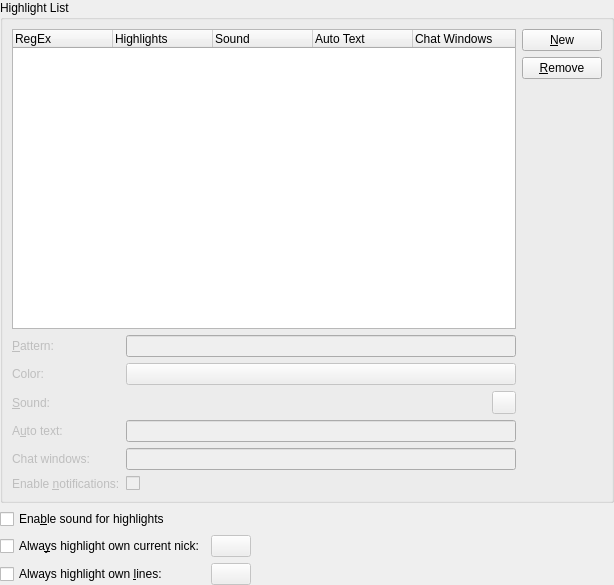
<?xml version="1.0" encoding="UTF-8"?>
<ui version="4.0">
 <class>Highlight_ConfigUI</class>
 <widget class="QWidget" name="Highlight_ConfigUI">
  <property name="geometry">
   <rect>
    <x>0</x>
    <y>0</y>
    <width>614</width>
    <height>585</height>
   </rect>
  </property>
  <layout class="QGridLayout">
   <property name="leftMargin">
    <number>0</number>
   </property>
   <property name="topMargin">
    <number>0</number>
   </property>
   <property name="rightMargin">
    <number>0</number>
   </property>
   <property name="bottomMargin">
    <number>0</number>
   </property>
   <item row="1" column="0">
    <widget class="QCheckBox" name="kcfg_HighlightSoundsEnabled">
     <property name="text">
      <string>Ena&amp;ble sound for highlights</string>
     </property>
    </widget>
   </item>
   <item row="2" column="1">
    <widget class="KColorButton" name="kcfg_HighlightNickColor">
     <property name="enabled">
      <bool>false</bool>
     </property>
     <property name="text">
      <string/>
     </property>
    </widget>
   </item>
   <item row="3" column="1">
    <widget class="KColorButton" name="kcfg_HighlightOwnLinesColor">
     <property name="enabled">
      <bool>false</bool>
     </property>
     <property name="text">
      <string/>
     </property>
    </widget>
   </item>
   <item row="2" column="0">
    <widget class="QCheckBox" name="kcfg_HighlightNick">
     <property name="text">
      <string>Alwa&amp;ys highlight own current nick:</string>
     </property>
    </widget>
   </item>
   <item row="3" column="0">
    <widget class="QCheckBox" name="kcfg_HighlightOwnLines">
     <property name="text">
      <string>Always highlight own &amp;lines:</string>
     </property>
    </widget>
   </item>
   <item row="1" column="1" colspan="2">
    <spacer name="spacer11">
     <property name="orientation">
      <enum>Qt::Horizontal</enum>
     </property>
     <property name="sizeType">
      <enum>QSizePolicy::Expanding</enum>
     </property>
     <property name="sizeHint" stdset="0">
      <size>
       <width>120</width>
       <height>20</height>
      </size>
     </property>
    </spacer>
   </item>
   <item row="2" column="2">
    <spacer name="spacer1">
     <property name="orientation">
      <enum>Qt::Horizontal</enum>
     </property>
     <property name="sizeType">
      <enum>QSizePolicy::Expanding</enum>
     </property>
     <property name="sizeHint" stdset="0">
      <size>
       <width>50</width>
       <height>20</height>
      </size>
     </property>
    </spacer>
   </item>
   <item row="3" column="2">
    <spacer name="spacer2">
     <property name="orientation">
      <enum>Qt::Horizontal</enum>
     </property>
     <property name="sizeType">
      <enum>QSizePolicy::Expanding</enum>
     </property>
     <property name="sizeHint" stdset="0">
      <size>
       <width>50</width>
       <height>21</height>
      </size>
     </property>
    </spacer>
   </item>
   <item row="0" column="0" colspan="3">
    <widget class="QGroupBox" name="groupBox1">
     <property name="title">
      <string>Highlight List</string>
     </property>
     <layout class="QGridLayout" name="highlightLayout">
      <item row="0" column="0">
       <widget class="HighlightTreeWidget" name="highlightListView">
        <property name="acceptDrops">
         <bool>true</bool>
        </property>
        <property name="dragEnabled">
         <bool>true</bool>
        </property>
        <property name="dragDropMode">
         <enum>QAbstractItemView::InternalMove</enum>
        </property>
        <property name="rootIsDecorated">
         <bool>false</bool>
        </property>
        <property name="allColumnsShowFocus">
         <bool>true</bool>
        </property>
        <column>
         <property name="text">
          <string>RegEx</string>
         </property>
        </column>
        <column>
         <property name="text">
          <string>Highlights</string>
         </property>
        </column>
        <column>
         <property name="text">
          <string>Sound</string>
         </property>
        </column>
        <column>
         <property name="text">
          <string>Auto Text</string>
         </property>
        </column>
        <column>
         <property name="text">
          <string>Chat Windows</string>
         </property>
        </column>
       </widget>
      </item>
      <item row="0" column="1">
       <layout class="QVBoxLayout">
        <item>
         <widget class="QPushButton" name="newButton">
          <property name="sizePolicy">
           <sizepolicy hsizetype="Minimum" vsizetype="Fixed">
            <horstretch>0</horstretch>
            <verstretch>0</verstretch>
           </sizepolicy>
          </property>
          <property name="text">
           <string>&amp;New</string>
          </property>
         </widget>
        </item>
        <item>
         <widget class="QPushButton" name="removeButton">
          <property name="sizePolicy">
           <sizepolicy hsizetype="Minimum" vsizetype="Fixed">
            <horstretch>0</horstretch>
            <verstretch>0</verstretch>
           </sizepolicy>
          </property>
          <property name="text">
           <string>&amp;Remove</string>
          </property>
         </widget>
        </item>
        <item>
         <spacer name="spacer27">
          <property name="orientation">
           <enum>Qt::Vertical</enum>
          </property>
          <property name="sizeType">
           <enum>QSizePolicy::Expanding</enum>
          </property>
          <property name="sizeHint" stdset="0">
           <size>
            <width>20</width>
            <height>250</height>
           </size>
          </property>
         </spacer>
        </item>
       </layout>
      </item>
      <item row="1" column="0">
       <layout class="QFormLayout" name="formLayout">
        <property name="fieldGrowthPolicy">
         <enum>QFormLayout::AllNonFixedFieldsGrow</enum>
        </property>
        <item row="0" column="0">
         <widget class="QLabel" name="patternLabel">
          <property name="enabled">
           <bool>false</bool>
          </property>
          <property name="text">
           <string>&amp;Pattern:</string>
          </property>
          <property name="wordWrap">
           <bool>false</bool>
          </property>
          <property name="buddy">
           <cstring>patternInput</cstring>
          </property>
         </widget>
        </item>
        <item row="0" column="1">
         <widget class="KLineEdit" name="patternInput">
          <property name="enabled">
           <bool>false</bool>
          </property>
          <property name="sizePolicy">
           <sizepolicy hsizetype="Expanding" vsizetype="Fixed">
            <horstretch>1</horstretch>
            <verstretch>0</verstretch>
           </sizepolicy>
          </property>
         </widget>
        </item>
        <item row="1" column="0">
         <widget class="QLabel" name="colorLabel">
          <property name="enabled">
           <bool>false</bool>
          </property>
          <property name="text">
           <string>Color:</string>
          </property>
          <property name="wordWrap">
           <bool>false</bool>
          </property>
         </widget>
        </item>
        <item row="1" column="1">
         <widget class="KColorButton" name="patternColor">
          <property name="enabled">
           <bool>false</bool>
          </property>
          <property name="text">
           <string/>
          </property>
         </widget>
        </item>
        <item row="2" column="0">
         <widget class="QLabel" name="soundLabel">
          <property name="enabled">
           <bool>false</bool>
          </property>
          <property name="text">
           <string>&amp;Sound:</string>
          </property>
          <property name="wordWrap">
           <bool>false</bool>
          </property>
          <property name="buddy">
           <cstring>soundURL</cstring>
          </property>
         </widget>
        </item>
        <item row="2" column="1">
         <layout class="QHBoxLayout" name="horizontalLayout_2">
          <item>
           <widget class="KUrlRequester" name="soundURL">
            <property name="enabled">
             <bool>false</bool>
            </property>
            <property name="sizePolicy">
             <sizepolicy hsizetype="Expanding" vsizetype="Fixed">
              <horstretch>0</horstretch>
              <verstretch>0</verstretch>
             </sizepolicy>
            </property>
           </widget>
          </item>
          <item>
           <widget class="QToolButton" name="soundPlayBtn">
            <property name="enabled">
             <bool>false</bool>
            </property>
            <property name="sizePolicy">
             <sizepolicy hsizetype="Maximum" vsizetype="Preferred">
              <horstretch>0</horstretch>
              <verstretch>0</verstretch>
             </sizepolicy>
            </property>
            <property name="toolTip">
             <string>Test sound</string>
            </property>
            <property name="text">
             <string/>
            </property>
           </widget>
          </item>
         </layout>
        </item>
        <item row="3" column="0">
         <widget class="QLabel" name="autoTextLabel">
          <property name="enabled">
           <bool>false</bool>
          </property>
          <property name="text">
           <string>A&amp;uto text:</string>
          </property>
          <property name="wordWrap">
           <bool>false</bool>
          </property>
          <property name="buddy">
           <cstring>autoTextInput</cstring>
          </property>
         </widget>
        </item>
        <item row="3" column="1">
         <widget class="KLineEdit" name="autoTextInput">
          <property name="enabled">
           <bool>false</bool>
          </property>
         </widget>
        </item>
        <item row="4" column="0">
         <widget class="QLabel" name="chatWindowsLabel">
          <property name="enabled">
           <bool>false</bool>
          </property>
          <property name="text">
           <string>Chat windows:</string>
          </property>
          <property name="wordWrap">
           <bool>false</bool>
          </property>
          <property name="buddy">
           <cstring>chatWindowsInput</cstring>
          </property>
         </widget>
        </item>
        <item row="4" column="1">
         <widget class="KLineEdit" name="chatWindowsInput">
          <property name="enabled">
           <bool>false</bool>
          </property>
          <property name="sizePolicy">
           <sizepolicy hsizetype="Expanding" vsizetype="Fixed">
            <horstretch>1</horstretch>
            <verstretch>0</verstretch>
           </sizepolicy>
          </property>
          <property name="whatsThis">
           <string>This highlight will only be searched for in chat windows listed here by name, or in all chat windows if the field is left empty. Multiple names have to be separated by commas.</string>
          </property>
         </widget>
        </item>
        <item row="5" column="0">
         <widget class="QLabel" name="enableNotificationsLabel">
          <property name="enabled">
           <bool>false</bool>
          </property>
          <property name="text">
           <string>Enable &amp;notifications:</string>
          </property>
          <property name="buddy">
           <cstring>enableNotificationsCheckbox</cstring>
          </property>
         </widget>
        </item>
        <item row="5" column="1">
         <widget class="QCheckBox" name="enableNotificationsCheckbox">
          <property name="enabled">
           <bool>false</bool>
          </property>
          <property name="text">
           <string/>
          </property>
         </widget>
        </item>
       </layout>
      </item>
     </layout>
    </widget>
   </item>
  </layout>
 </widget>
 <customwidgets>
  <customwidget>
   <class>KLineEdit</class>
   <extends>QLineEdit</extends>
   <header>klineedit.h</header>
  </customwidget>
  <customwidget>
   <class>KColorButton</class>
   <extends>QPushButton</extends>
   <header>kcolorbutton.h</header>
  </customwidget>
  <customwidget>
   <class>KUrlRequester</class>
   <extends>QWidget</extends>
   <header>kurlrequester.h</header>
  </customwidget>
  <customwidget>
   <class>HighlightTreeWidget</class>
   <extends>QTreeWidget</extends>
   <header>highlighttreewidget.h</header>
  </customwidget>
 </customwidgets>
 <tabstops>
  <tabstop>highlightListView</tabstop>
  <tabstop>newButton</tabstop>
  <tabstop>removeButton</tabstop>
  <tabstop>patternInput</tabstop>
  <tabstop>patternColor</tabstop>
  <tabstop>soundURL</tabstop>
  <tabstop>soundPlayBtn</tabstop>
  <tabstop>autoTextInput</tabstop>
  <tabstop>chatWindowsInput</tabstop>
  <tabstop>enableNotificationsCheckbox</tabstop>
  <tabstop>kcfg_HighlightSoundsEnabled</tabstop>
  <tabstop>kcfg_HighlightNick</tabstop>
  <tabstop>kcfg_HighlightNickColor</tabstop>
  <tabstop>kcfg_HighlightOwnLines</tabstop>
  <tabstop>kcfg_HighlightOwnLinesColor</tabstop>
 </tabstops>
 <resources/>
 <connections>
  <connection>
   <sender>kcfg_HighlightNick</sender>
   <signal>toggled(bool)</signal>
   <receiver>kcfg_HighlightNickColor</receiver>
   <slot>setEnabled(bool)</slot>
   <hints>
    <hint type="sourcelabel">
     <x>20</x>
     <y>20</y>
    </hint>
    <hint type="destinationlabel">
     <x>20</x>
     <y>20</y>
    </hint>
   </hints>
  </connection>
  <connection>
   <sender>kcfg_HighlightOwnLines</sender>
   <signal>toggled(bool)</signal>
   <receiver>kcfg_HighlightOwnLinesColor</receiver>
   <slot>setEnabled(bool)</slot>
   <hints>
    <hint type="sourcelabel">
     <x>20</x>
     <y>20</y>
    </hint>
    <hint type="destinationlabel">
     <x>20</x>
     <y>20</y>
    </hint>
   </hints>
  </connection>
 </connections>
</ui>
